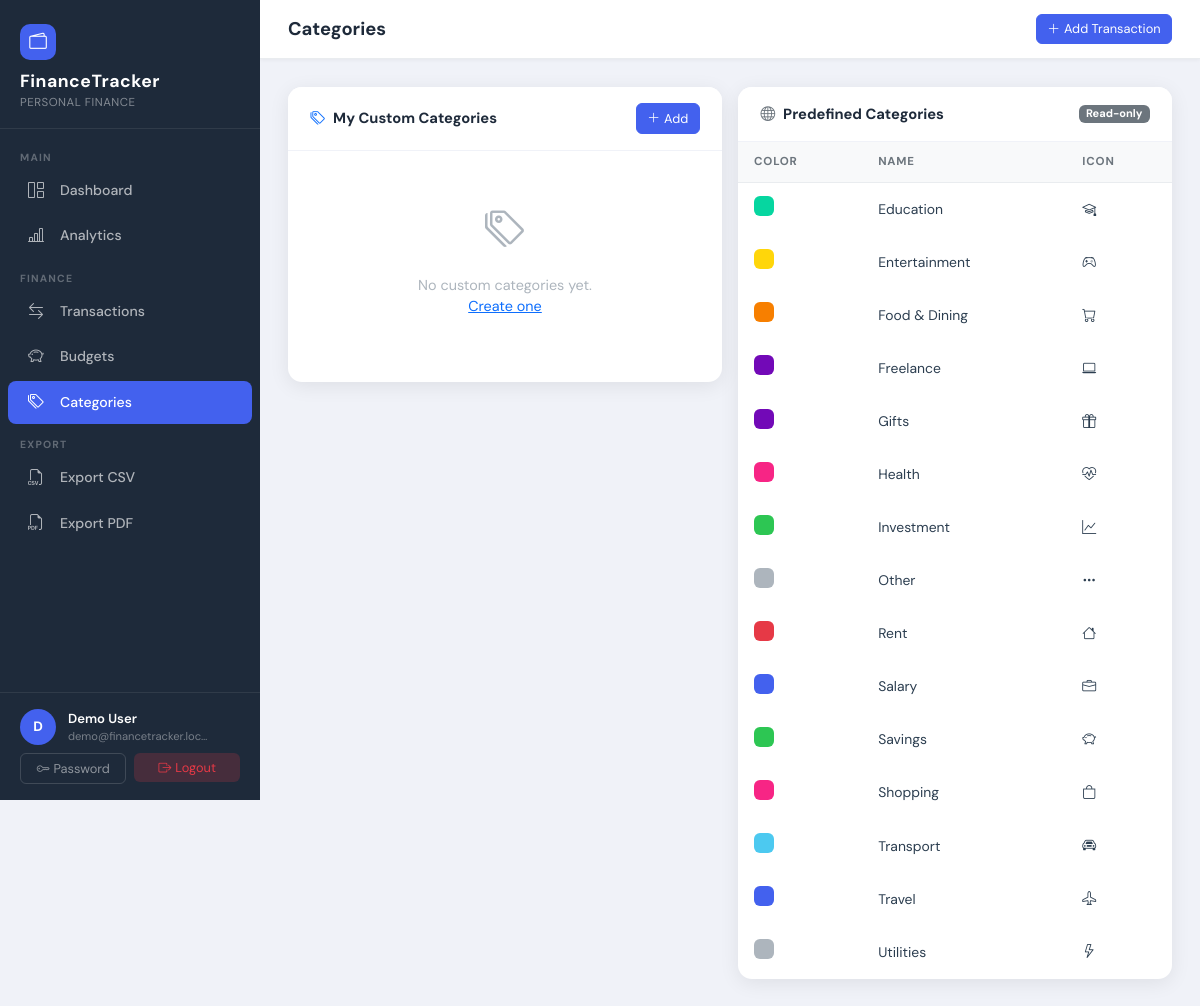
Page /categories/ (signed in) on the committed database.
### tracker/models.py (models this page shows, shortened)
class Category(models.Model):
    ICON_CHOICES = [
        ('bi-cart',           'Shopping Cart'),
        ('bi-house',          'House / Rent'),
        ('bi-car-front',      'Transport'),
        ('bi-heart-pulse',    'Health'),
        ('bi-mortarboard',    'Education'),
        ('bi-controller',     'Entertainment'),
        ('bi-lightning',      'Utilities'),
        ('bi-briefcase',      'Work / Salary'),
        ('bi-piggy-bank',     'Savings'),
        ('bi-gift',           'Gifts'),
        ('bi-airplane',       'Travel'),
        ('bi-three-dots',     'Other'),
    ]
    COLOR_CHOICES = [
        ('#4361ee', 'Blue'),
        ('#f72585', 'Pink'),
        ('#4cc9f0', 'Cyan'),
        ('#7209b7', 'Purple'),
        ('#f77f00', 'Orange'),
        ('#2dc653', 'Green'),
        ('#e63946', 'Red'),
        ('#adb5bd', 'Gray'),
        ('#ffd60a', 'Yellow'),
        ('#06d6a0', 'Teal'),
    ]
    user          = models.ForeignKey(
                        User,
                        on_delete=models.CASCADE,
                        null=True,
                        blank=True,
                        related_name='categories',
                        help_text="Null for predefined/global categories"
                    )
    name          = models.CharField(max_length=100)
    icon          = models.CharField(max_length=50, choices=ICON_CHOICES, default='bi-three-dots')
    color         = models.CharField(max_length=7,  choices=COLOR_CHOICES, default='#4361ee')
    is_predefined = models.BooleanField(
                        default=False,
                        help_text="Predefined categories are available to all users"
                    )
    created_at    = models.DateTimeField(auto_now_add=True)
    class Meta:
        verbose_name_plural = 'Categories'
        ordering = ['name']
        constraints = [
            models.UniqueConstraint(
                fields=['user', 'name'],
                name='unique_category_per_user',
                condition=models.Q(user__isnull=False),
            ),
        ]
    @classmethod
    def get_for_user(cls, user):
        return cls.objects.filter(
            models.Q(is_predefined=True) | models.Q(user=user)
        )

### tracker/views/category_views.py (the view)
# urls.py: path('categories/',                 CategoryListView.as_view(),   name='category_list'),
class CategoryListView(LoginRequiredMixin, ListView):
    template_name       = 'tracker/categories/list.html'
    context_object_name = 'categories'
    def get_queryset(self):
        return Category.get_for_user(self.request.user)
    def get_context_data(self, **kwargs):
        ctx = super().get_context_data(**kwargs)
        ctx['page_title']  = 'Categories'
        ctx['user_categories'] = self.get_queryset().filter(user=self.request.user)
        ctx['global_categories'] = self.get_queryset().filter(is_predefined=True)
        return ctx

### tracker/templates/tracker/categories/list.html (shortened to what this page needs)
{% extends "base.html" %}
{% load finance_tags %}
{% block content %}
<div class="row g-3">
  <div class="col-lg-6">
    <div class="content-card">
      <div class="card-header">
        <span><i class="bi bi-tags me-2 text-primary"></i>My Custom Categories</span>
        <a href="{% url 'tracker:category_create' %}" class="btn btn-primary btn-sm">
          <i class="bi bi-plus-lg me-1"></i>Add
        </a>
      </div>
      <div class="card-body p-0">
        {% if user_categories %}
        <table class="txn-table">
          <thead>
            <tr><th>Color</th><th>Name</th><th>Icon</th><th class="text-center">Actions</th></tr>
          </thead>
          <tbody>
            {% for cat in user_categories %}
            <tr>
              <td>
                <span style="display:inline-block;width:20px;height:20px;border-radius:6px;background:{{ cat.color }};"></span>
              </td>
              <td class="fw-600">{{ cat.name }}</td>
              <td><i class="bi {{ cat.icon }}"></i></td>
              <td class="text-center">
                <div class="action-btns justify-content-center">
                  <a href="{% url 'tracker:category_edit' cat.pk %}" class="btn btn-sm btn-outline-secondary">
                    <i class="bi bi-pencil"></i>
                  </a>
                  <a href="{% url 'tracker:category_delete' cat.pk %}" class="btn btn-sm btn-outline-danger"
                     data-confirm="Delete category '{{ cat.name }}'?">
                    <i class="bi bi-trash"></i>
                  </a>
                </div>
              </td>
            </tr>
            {% endfor %}
          </tbody>
        </table>
        {% else %}
        <div class="empty-state">
          <i class="bi bi-tags"></i>
          <p>No custom categories yet.<br>
            <a href="{% url 'tracker:category_create' %}">Create one</a>
          </p>
        </div>
        {% endif %}
      </div>
    </div>
  </div>
  <div class="col-lg-6">
    <div class="content-card">
      <div class="card-header">
        <span><i class="bi bi-globe me-2 text-secondary"></i>Predefined Categories</span>
        <span class="badge bg-secondary">Read-only</span>
      </div>
      <div class="card-body p-0">
        <table class="txn-table">
          <thead>
            <tr><th>Color</th><th>Name</th><th>Icon</th></tr>
          </thead>
          <tbody>
            {% for cat in global_categories %}
            <tr>
              <td><span style="display:inline-block;width:20px;height:20px;border-radius:6px;background:{{ cat.color }};"></span></td>
              <td class="fw-600">{{ cat.name }}</td>
              <td><i class="bi {{ cat.icon }}"></i></td>
            </tr>
            {% endfor %}
          </tbody>
        </table>
      </div>
    </div>
  </div>
</div>
{% endblock %}

### templates/base.html (shortened to what this page needs)
{% load static %}{% load finance_tags %}<!DOCTYPE html>
<html lang="en">
<head>
  <link href="https://cdn.jsdelivr.net/npm/bootstrap@5.3.3/dist/css/bootstrap.min.css" rel="stylesheet">
  <link href="https://cdn.jsdelivr.net/npm/bootstrap-icons@1.11.3/font/bootstrap-icons.min.css" rel="stylesheet">
  <link href="{% static 'css/main.css' %}" rel="stylesheet">
</head>
<body>
<div class="app-wrapper">
  <nav class="sidebar" id="sidebar">
    <div class="brand">
      <div class="brand-icon"><i class="bi bi-wallet2"></i></div>
      <div class="brand-name">FinanceTracker</div>
      <div class="brand-sub">Personal Finance</div>
    </div>
    <ul class="sidebar-nav list-unstyled">
      <li class="nav-section">Main</li>
      <li class="nav-item">
        <a href="{% url 'tracker:dashboard' %}" class="nav-link">
          <i class="bi bi-grid-1x2"></i> Dashboard
        </a>
      </li>
      <li class="nav-item">
        <a href="{% url 'tracker:analytics' %}" class="nav-link">
          <i class="bi bi-bar-chart-line"></i> Analytics
        </a>
      </li>
      <li class="nav-section mt-2">Finance</li>
      <li class="nav-item">
        <a href="{% url 'tracker:transaction_list' %}" class="nav-link">
          <i class="bi bi-arrow-left-right"></i> Transactions
        </a>
      </li>
      <li class="nav-item">
        <a href="{% url 'tracker:budget_list' %}" class="nav-link">
          <i class="bi bi-piggy-bank"></i> Budgets
        </a>
      </li>
      <li class="nav-item">
        <a href="{% url 'tracker:category_list' %}" class="nav-link">
          <i class="bi bi-tags"></i> Categories
        </a>
      </li>
      <li class="nav-section mt-2">Export</li>
      <li class="nav-item">
        <a href="{% url 'tracker:export_csv' %}" class="nav-link">
          <i class="bi bi-filetype-csv"></i> Export CSV
        </a>
      </li>
      <li class="nav-item">
        <a href="{% url 'tracker:export_pdf' %}" class="nav-link">
          <i class="bi bi-filetype-pdf"></i> Export PDF
        </a>
      </li>
    </ul>
    <div class="sidebar-footer">
      <div class="user-info">
        <div class="avatar">{{ request.user.username|first|upper }}</div>
        <div>
          <div class="user-name">{{ request.user.get_full_name|default:request.user.username }}</div>
          <div class="user-email">{{ request.user.email }}</div>
        </div>
      </div>
      <div class="mt-2 d-flex gap-2">
        <a href="{% url 'auth:password_change' %}" class="btn btn-sm btn-outline-secondary w-50" style="color:rgba(255,255,255,.5);border-color:rgba(255,255,255,.15);">
          <i class="bi bi-key me-1"></i>Password
        </a>
        <form method="post" action="{% url 'auth:logout' %}" class="w-50">
          <button type="submit" class="btn btn-sm w-100" style="background:rgba(230,57,70,.2);color:#e63946;border:none;">
            <i class="bi bi-box-arrow-right me-1"></i>Logout
          </button>
        </form>
      </div>
    </div>
  </nav>
  <div class="main-content">
    <div class="topbar">
      <div class="d-flex align-items-center gap-3">
        <h1 class="page-heading">{% block page_heading %}{{ page_title|default:"Dashboard" }}{% endblock %}</h1>
      </div>
      <div class="topbar-actions">
        <a href="{% url 'tracker:transaction_create' %}" class="btn btn-primary btn-sm">
          <i class="bi bi-plus-lg me-1"></i>Add Transaction
        </a>
      </div>
    </div>
    <div class="page-body">
      {% block content %}{% endblock %}
    </div>
  </div>
</div>
</body>
</html>

### static/css/main.css (style rules this page uses)
:root { --ft-primary: #4361ee; --ft-secondary: #3a0ca3; --ft-success: #2dc653; --ft-danger: #e63946; --ft-warning: #f77f00; --ft-info: #4cc9f0; --ft-dark: #1e2a3a; --ft-sidebar-bg: #1e2a3a; --ft-sidebar-w: 260px; --ft-card-radius: 14px; --ft-shadow: 0 4px 20px rgba(0,0,0,.08); --ft-font: 'DM Sans', 'Segoe UI', system-ui, sans-serif; }
* { box-sizing: border-box; }
body { font-family: var(--ft-font); background: #f0f2f8; color: #2c3e50; min-height: 100vh; }
.app-wrapper { display: flex; min-height: 100vh; }
.sidebar { width: var(--ft-sidebar-w); background: var(--ft-sidebar-bg); position: fixed; top: 0; left: 0; height: 100vh; overflow-y: auto; z-index: 1000; transition: transform .3s ease; display: flex; flex-direction: column; }
.sidebar .brand { padding: 1.5rem 1.25rem 1rem; border-bottom: 1px solid rgba(255,255,255,.08); }
.sidebar .brand-name { font-size: 1.1rem; font-weight: 700; color: #fff; letter-spacing: .5px; }
.sidebar .brand-sub { font-size: .72rem; color: rgba(255,255,255,.45); letter-spacing: .5px; text-transform: uppercase; }
.sidebar .brand-icon { width: 36px; height: 36px; background: var(--ft-primary); border-radius: 10px; display: flex; align-items: center; justify-content: center; font-size: 1.1rem; color: #fff; margin-bottom: .5rem; }
.sidebar-nav { flex: 1; padding: 1rem 0; }
.sidebar-nav .nav-section { padding: .35rem 1.25rem .1rem; font-size: .65rem; font-weight: 700; letter-spacing: 1.2px; text-transform: uppercase; color: rgba(255,255,255,.3); }
.sidebar-nav .nav-item { margin: .12rem 0; }
.sidebar-nav .nav-link { display: flex; align-items: center; gap: .75rem; padding: .6rem 1.25rem; border-radius: 8px; margin: 0 .5rem; color: rgba(255,255,255,.65); font-size: .88rem; font-weight: 500; text-decoration: none; transition: all .2s; }
.sidebar-nav .nav-link:hover, .sidebar-nav .nav-link.active { background: rgba(67, 97, 238, .2); color: #fff; }
.sidebar-nav .nav-link.active { background: var(--ft-primary); color: #fff; }
.sidebar-nav .nav-link i { font-size: 1rem; width: 20px; }
.sidebar-footer { padding: 1rem 1.25rem; border-top: 1px solid rgba(255,255,255,.08); }
.sidebar-footer .user-info { display: flex; align-items: center; gap: .75rem; }
.sidebar-footer .avatar { width: 36px; height: 36px; background: var(--ft-primary); border-radius: 50%; display: flex; align-items: center; justify-content: center; font-weight: 700; font-size: .85rem; color: #fff; flex-shrink: 0; }
.sidebar-footer .user-name { font-size: .82rem; font-weight: 600; color: #fff; }
.sidebar-footer .user-email { font-size: .7rem; color: rgba(255,255,255,.4); white-space: nowrap; overflow: hidden; text-overflow: ellipsis; max-width: 140px; }
.main-content { margin-left: var(--ft-sidebar-w); flex: 1; min-width: 0; transition: margin-left .3s; }
.topbar { background: #fff; padding: .85rem 1.75rem; border-bottom: 1px solid #e9ecef; display: flex; align-items: center; justify-content: space-between; position: sticky; top: 0; z-index: 900; box-shadow: 0 1px 4px rgba(0,0,0,.05); }
.topbar .page-heading { font-size: 1.15rem; font-weight: 700; color: #1e2a3a; margin: 0; }
.topbar .topbar-actions { display: flex; align-items: center; gap: .75rem; }
.page-body { padding: 1.75rem; }
.content-card { background: #fff; border-radius: var(--ft-card-radius); box-shadow: var(--ft-shadow); border: none; overflow: hidden; }
.content-card .card-header { background: #fff; border-bottom: 1px solid #f0f2f8; padding: 1rem 1.4rem; font-weight: 700; font-size: .92rem; color: #1e2a3a; display: flex; align-items: center; justify-content: space-between; }
.content-card .card-body { padding: 1.25rem 1.4rem; }
.txn-table { width: 100%; border-collapse: separate; border-spacing: 0; }
.txn-table thead th { background: #f8f9fa; font-size: .72rem; font-weight: 700; letter-spacing: .8px; text-transform: uppercase; color: #6c757d; padding: .7rem 1rem; border-bottom: 1px solid #e9ecef; }
.txn-table tbody tr { border-bottom: 1px solid #f0f2f8; transition: background .15s; }
.txn-table tbody td { padding: .85rem 1rem; font-size: .87rem; vertical-align: middle; }
.txn-table tbody tr:last-child { border-bottom: none; }
.btn-primary { background: var(--ft-primary); border-color: var(--ft-primary); }
.btn-sm { font-size: .8rem; padding: .3rem .65rem; border-radius: 6px; }
.empty-state { padding: 3rem 1.5rem; text-align: center; color: #adb5bd; }
.empty-state i { font-size: 2.5rem; margin-bottom: 1rem; display: block; }
.empty-state p { font-size: .9rem; }

### rows in the picture
Category: name "Education"
Category: name "Entertainment"
Category: name "Food & Dining"
Category: name "Freelance"
Category: name "Gifts"
Category: name "Health"
Category: name "Investment"
Category: name "Other"
Category: name "Rent"
Category: name "Salary"
Category: name "Savings"
Category: name "Shopping"
Category: name "Transport"
Category: name "Travel"
Category: name "Utilities"

### other values in the picture
{{ request.user.username|first|upper }} "D"
{{ request.user.get_full_name|default:request.user.username }} "Demo User"
{{ request.user.email }} "demo@financetracker.loc…"
{{ page_title|default:"Dashboard" }} "Categories"
